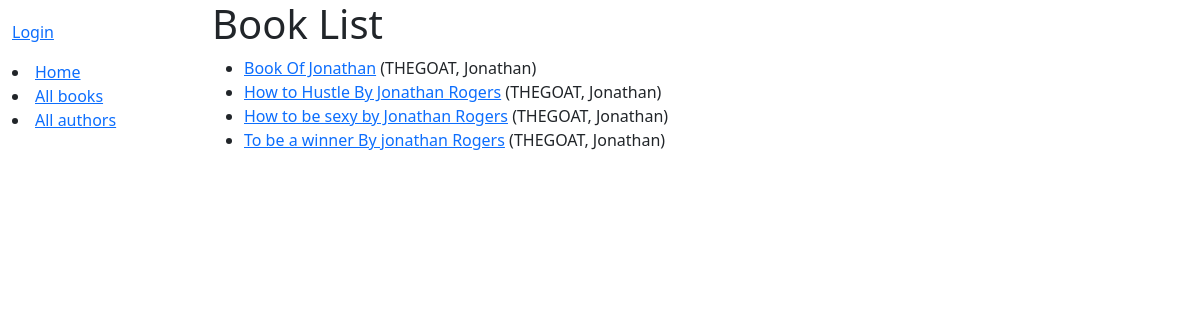
Page /catalog/books on the earlier database version.
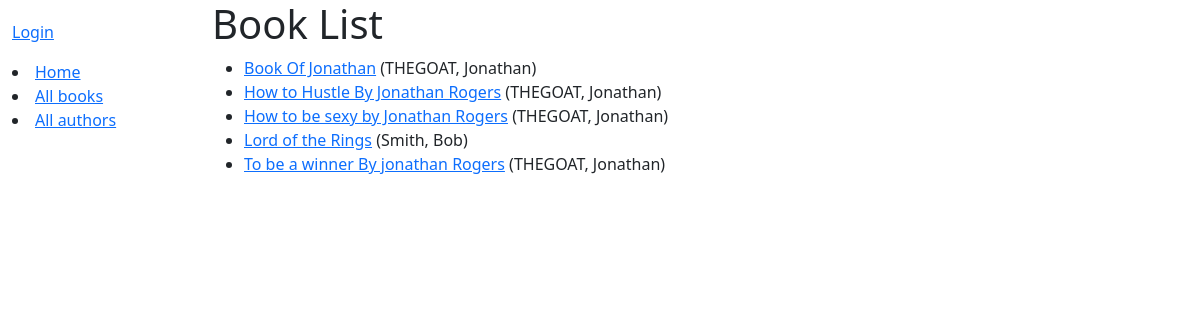
Same page on the later database version.
### catalog/models.py (models this page shows, shortened)
class Book(models.Model):
    title = models.CharField(max_length=200)
    author = models.ForeignKey('Author', on_delete=models.RESTRICT, null=True)
    summary = models.TextField(
        max_length=1000, help_text="Enter a brief description of the book")
    isbn = models.CharField('ISBN', max_length=13,
                            unique=True,
                            help_text='13 Character <a href="https://www.isbn-international.org/content/what-isbn'
                                      '">ISBN number</a>')
    genre = models.ManyToManyField(
        Genre, help_text="Select a genre for this book")
    class Meta:
        ordering = ['title', 'author']
    def get_absolute_url(self):
        return reverse('book-detail', args=[str(self.id)])
    language = models.ForeignKey('Language', on_delete=models.SET_NULL, null=True)

class Author(models.Model):
    first_name = models.CharField(max_length=100)
    last_name = models.CharField(max_length=100)
    date_of_birth = models.DateField(null=True, blank=True)
    date_of_death = models.DateField('Died', null=True, blank=True)
    class Meta:
        ordering = ['last_name', 'first_name']
    def __str__(self):
        return f'{self.last_name}, {self.first_name}'

### catalog/views.py (the view)
# urls.py: path('books', views.BookListView.as_view(), name='books'),
class BookListView(generic.ListView):
    model = Book
    paginate_by = 10

### catalog/templates/catalog/book_list.html
{% extends "base_generic.html" %}
{% block content %}
  <h1>Book List</h1>
  {% if book_list %}
    <ul>
      {% for book in book_list %}
      <li>
        <a href="{{ book.get_absolute_url }}">{{ book.title }}</a>
        ({{book.author}})
      </li>
      {% endfor %}
    </ul>
  {% else %}
    <p>There are no books in the library.</p>
  {% endif %}
{% endblock %}

Differences in the rows shown:
added Book: title "Lord of the Rings", author "Smith, Bob"
